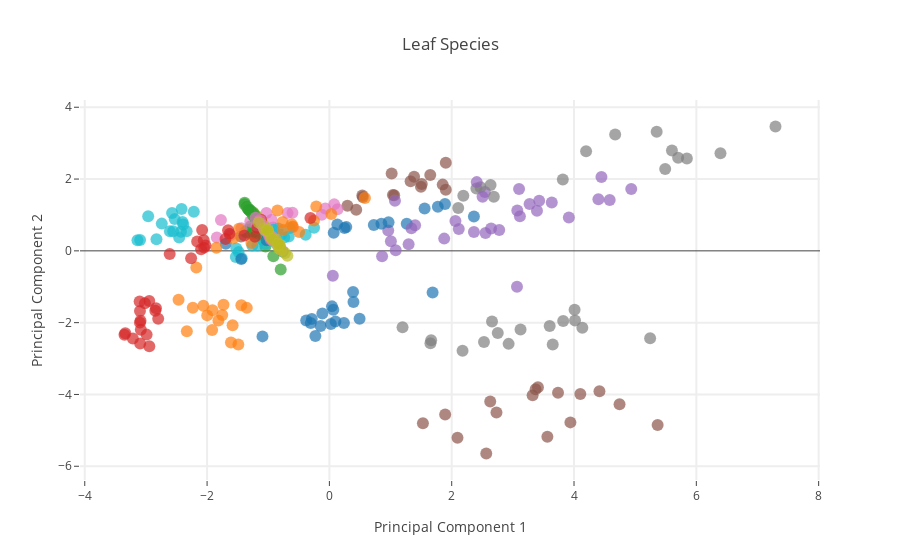

Write notebook code for a chart like this one.
### Markdown cell above
### 5.3 Scatter plot visualization (2 PCs)

### Code cell
traces = []

for name in numpy.unique(y):
    trace = go.Scatter(
        x=Y[y==name,0],
        y=Y[y==name,1],
        mode="markers",
        name=name,
        marker=go.Marker(
            size=12,
            line=go.Line(
                color="rgba(217, 217, 217, 0.14)",
                width=0.5),
            opacity=0.7))
    traces.append(trace)


data = go.Data(traces)

layout = go.Layout(
    title= "Leaf Species",
    hovermode= "closest",
    xaxis= dict(
        title= "Principal Component 1",
        ticklen= 5,
        zeroline= False,
        gridwidth= 2,
    ),
    yaxis=dict(
        title= "Principal Component 2",
        ticklen= 5,
        gridwidth= 2,
    ),
    showlegend= False
)

fig = go.Figure(data=data, layout=layout)
po.iplot(fig)

### Figure 1 — Plotly figure (JSON) as saved in the notebook; plotly's stock layout.template omitted (floating-point values rounded to 4 significant figures)
{"data": [{"marker": {"line": {"color": "rgba(217, 217, 217, 0.14)", "width": 0.5}, "opacity": 0.7, "size": 12}, "mode": "markers", "name": "acer_circinatum", "type": "scatter", "x": [0.3938, -1.094, -0.3794, 0.06411, 0.02468, 0.3874, -0.2295, -0.3052, 0.04232, -0.2876, 0.09841, -0.1437, 0.4937, -0.1148, 0.2378, 1.688], "y": [-1.427, -2.382, -1.942, -1.644, -2.037, -1.147, -2.373, -2.011, -1.546, -1.897, -1.97, -2.093, -1.889, -1.745, -2.007, -1.159]}, {"marker": {"line": {"color": "rgba(217, 217, 217, 0.14)", "width": 0.5}, "opacity": 0.7, "size": 12}, "mode": "markers", "name": "acer_mono", "type": "scatter", "x": [-1.731, -2.331, -2.176, -1.918, -1.911, -1.582, -1.35, -1.998, -1.752, -2.466, -2.061, -1.61, -1.489, -1.815, -2.233, -1.44], "y": [-1.502, -2.241, -0.4638, -2.205, -1.652, -2.071, -1.588, -1.797, -1.784, -1.361, -1.531, -2.551, -2.611, -1.939, -1.585, -1.513]}, {"marker": {"line": {"color": "rgba(217, 217, 217, 0.14)", "width": 0.5}, "opacity": 0.7, "size": 12}, "mode": "markers", "name": "arundinaria_simonii", "type": "scatter", "x": [-0.7958, -1.242, -1.348, -1.218, -1.218, -1.177, -1.045, -1.379, -1.343, -1.286, -1.273, -1.298, -1.235, -1.248, -0.9164, -1.083], "y": [-0.5167, 0.6336, 0.511, 0.5242, 0.4971, 0.4362, 0.1226, 0.5333, 0.5826, 0.6822, 0.4668, 0.5948, 0.5872, 0.5065, -0.1492, 0.2934]}, {"marker": {"line": {"color": "rgba(217, 217, 217, 0.14)", "width": 0.5}, "opacity": 0.7, "size": 12}, "mode": "markers", "name": "betula_pendula", "type": "scatter", "x": [-3.213, -3.097, -2.846, -3.083, -3.098, -2.989, -2.835, -3.336, -2.799, -3.103, -3.088, -3.35, -3.094, -3.017, -2.946, -2.944], "y": [-2.443, -1.674, -1.671, -2.198, -1.999, -2.333, -1.599, -2.296, -1.888, -1.414, -1.949, -2.334, -2.583, -1.459, -1.394, -2.658]}, {"marker": {"line": {"color": "rgba(217, 217, 217, 0.14)", "width": 0.5}, "opacity": 0.7, "size": 12}, "mode": "markers", "name": "castanea_sativa", "type": "scatter", "x": [2.061, 3.273, 4.448, 4.398, 3.073, 3.636, 2.543, 1.085, 3.115, 3.916, 1.402, 4.584, 0.9625, 4.936, 2.777, 2.645], "y": [0.8302, 1.302, 2.057, 1.435, 1.126, 1.35, 1.64, 0.01984, 0.9637, 0.9287, 0.7113, 1.415, 0.5646, 1.721, 0.5778, 0.6206]}, {"marker": {"line": {"color": "rgba(217, 217, 217, 0.14)", "width": 0.5}, "opacity": 0.7, "size": 12}, "mode": "markers", "name": "cornus_chinensis", "type": "scatter", "x": [1.385, 0.5387, 1.039, 1.51, 1.497, 1.649, 1.903, 0.5469, 1.903, 1.06, 1.018, 1.328, 0.4389, -1.446, 0.2952, 1.853], "y": [2.063, 1.544, 1.557, 1.865, 1.787, 2.111, 2.453, 1.503, 1.701, 1.546, 2.154, 1.939, 1.144, 0.4013, 1.254, 1.845]}, {"marker": {"line": {"color": "rgba(217, 217, 217, 0.14)", "width": 0.5}, "opacity": 0.7, "size": 12}, "mode": "markers", "name": "ilex_aquifolium", "type": "scatter", "x": [-1.84, -0.684, -1.773, -1.188, 0.07892, -0.06702, -1.623, -1.029, 0.1329, -0.9166, -1.294, -0.1236, -0.6042, -1.439, -0.5993, -0.9462], "y": [0.3703, 1.051, 0.8604, 0.7045, 1.295, 1.181, 0.433, 1.053, 1.161, 0.6512, 0.8208, 1.006, 1.06, 0.6312, 0.6613, 0.8691]}, {"marker": {"line": {"color": "rgba(217, 217, 217, 0.14)", "width": 0.5}, "opacity": 0.7, "size": 12}, "mode": "markers", "name": "liriodendron_tulipifera", "type": "scatter", "x": [6.394, 5.601, 2.19, 4.197, 2.636, 2.404, 5.491, 4.673, 5.702, 3.817, 7.294, 5.845, 5.351, 2.689, 2.107, 2.471], "y": [2.718, 2.795, 1.534, 2.776, 1.832, 1.734, 2.281, 3.238, 2.596, 1.986, 3.464, 2.573, 3.318, 1.509, 1.194, 1.775]}, {"marker": {"line": {"color": "rgba(217, 217, 217, 0.14)", "width": 0.5}, "opacity": 0.7, "size": 12}, "mode": "markers", "name": "lithocarpus_edulis", "type": "scatter", "x": [-1.247, -1.184, -1.061, -1.052, -1.165, -1.251, -1.033, -1.125, -1.107, -1.096, -1.211, -1.093, -1.092, -1.14, -1.216, -1.103], "y": [1.074, 0.9617, 0.6917, 0.6604, 0.8843, 1.043, 0.59, 0.8052, 0.7967, 0.767, 0.983, 0.7652, 0.7693, 0.8364, 1.001, 0.7479]}, {"marker": {"line": {"color": "rgba(217, 217, 217, 0.14)", "width": 0.5}, "opacity": 0.7, "size": 12}, "mode": "markers", "name": "populus_nigra", "type": "scatter", "x": [-1.433, -0.7872, -1.522, -0.7381, -0.9142, -0.3879, -0.6462, -0.837, -1.047, -0.8665, -1.26, -1.178, -0.6648, -1.484, -1.53, -0.2503], "y": [-0.2076, 0.4451, 0.06721, 0.3721, 0.5879, 0.4479, 0.6366, 0.6233, 0.1904, 0.1983, 0.1463, 0.1498, 0.4029, -0.03189, -0.1692, 0.6405]}, {"marker": {"line": {"color": "rgba(217, 217, 217, 0.14)", "width": 0.5}, "opacity": 0.7, "size": 12}, "mode": "markers", "name": "prunus_x_shmittii", "type": "scatter", "x": [2.363, 0.07075, -1.442, 1.891, -1.694, -1.027, -0.764, 1.265, 0.2756, 1.557, 0.2474, 1.774, 0.851, 0.1302, 0.7264, 0.9675], "y": [0.9598, 0.5046, -0.2279, 1.302, 0.2005, 0.2929, -0.01758, 0.7522, 0.6665, 1.18, 0.6345, 1.226, 0.7539, 0.7325, 0.7192, 0.7976]}, {"marker": {"line": {"color": "rgba(217, 217, 217, 0.14)", "width": 0.5}, "opacity": 0.7, "size": 12}, "mode": "markers", "name": "quercus_canariensis", "type": "scatter", "x": [0.03103, -0.8913, -0.7655, -1.274, -0.8485, -0.2143, -1.575, -0.9856, -1.479, -0.4939, -0.6172, -0.7568, -0.2521, 0.5811, -0.6001, -1.848], "y": [1.026, 0.3302, 0.8017, 0.2165, 1.127, 1.235, 0.3415, 0.4569, 0.6154, 0.5222, 0.7397, 0.5898, 0.842, 1.469, 0.6755, 0.08373]}, {"marker": {"line": {"color": "rgba(217, 217, 217, 0.14)", "width": 0.5}, "opacity": 0.7, "size": 12}, "mode": "markers", "name": "quercus_chrysolepis", "type": "scatter", "x": [-1.25, -1.285, -1.306, -1.386, -1.385, -1.282, -1.27, -1.16, -1.224, -1.24, -1.32, -1.209, -1.353, -1.334, -1.295, -1.32], "y": [0.9915, 1.089, 1.126, 1.3, 1.337, 1.089, 1.073, 0.8171, 0.9425, 1.045, 1.168, 0.9556, 1.234, 1.17, 1.128, 1.149]}, {"marker": {"line": {"color": "rgba(217, 217, 217, 0.14)", "width": 0.5}, "opacity": 0.7, "size": 12}, "mode": "markers", "name": "quercus_infectoria_sub", "type": "scatter", "x": [-2.261, -2.162, -2.098, -1.217, -2.611, -2.026, -2.081, -1.699, -1.39, -2.054, -1.18, -2.049, -1.657, -1.634, -1.117, -0.31], "y": [-0.2082, 0.2594, 0.04643, 0.3926, -0.08584, 0.1488, 0.5826, 0.333, 0.4301, 0.2978, 0.6336, 0.09394, 0.5765, 0.4783, 0.8681, 0.9164]}, {"marker": {"line": {"color": "rgba(217, 217, 217, 0.14)", "width": 0.5}, "opacity": 0.7, "size": 12}, "mode": "markers", "name": "quercus_nigra", "type": "scatter", "x": [2.552, 3.067, 1.006, 2.504, 3.43, 3.394, 1.295, 2.363, 0.05617, 0.8617, 1.877, 2.116, 1.072, 1.341, 3.101, 2.409], "y": [0.4984, -1.003, 0.2652, 1.508, 1.396, 1.118, 0.186, 0.5279, -0.6948, -0.1499, 0.3407, 0.608, 1.398, 0.6265, 1.721, 1.914]}, {"marker": {"line": {"color": "rgba(217, 217, 217, 0.14)", "width": 0.5}, "opacity": 0.7, "size": 12}, "mode": "markers", "name": "quercus_palustris", "type": "scatter", "x": [4.103, 2.732, 3.41, 4.745, 3.564, 5.367, 3.372, 3.323, 3.941, 2.565, 1.529, 4.416, 1.893, 2.63, 3.739, 2.095], "y": [-3.987, -4.502, -3.802, -4.273, -5.179, -4.854, -3.852, -4.021, -4.778, -5.645, -4.802, -3.913, -4.558, -4.196, -3.951, -5.206]}, {"marker": {"line": {"color": "rgba(217, 217, 217, 0.14)", "width": 0.5}, "opacity": 0.7, "size": 12}, "mode": "markers", "name": "quercus_pontica", "type": "scatter", "x": [-0.9403, -1.048, -0.8136, -1.113, -0.8132, -0.9401, -0.7796, -1.205, -1.138, -0.9219, -1.079, -0.9589, -1.066, -0.9823, -0.8861, -1.034], "y": [0.3829, 0.5672, 0.1203, 0.7451, 0.1134, 0.3937, 0.01478, 0.9203, 0.845, 0.2822, 0.684, 0.3215, 0.613, 0.4104, 0.265, 0.5606]}, {"marker": {"line": {"color": "rgba(217, 217, 217, 0.14)", "width": 0.5}, "opacity": 0.7, "size": 12}, "mode": "markers", "name": "quercus_texana", "type": "scatter", "x": [2.931, 4.136, 2.177, 1.664, 1.196, 3.823, 3.126, 3.602, 5.244, 4.009, 2.528, 2.753, 2.659, 1.652, 3.652, 4.016], "y": [-2.591, -2.14, -2.783, -2.492, -2.131, -1.954, -2.191, -2.093, -2.437, -1.64, -2.537, -2.291, -1.967, -2.571, -2.612, -1.939]}, {"marker": {"line": {"color": "rgba(217, 217, 217, 0.14)", "width": 0.5}, "opacity": 0.7, "size": 12}, "mode": "markers", "name": "quercus_x_turneri", "type": "scatter", "x": [-0.7254, -0.8331, -0.8264, -0.6866, -1.005, -1.012, -0.8767, -0.8156, -1.063, -0.9567, -1.014, -0.8164, -1.155, -0.9316, -0.798, -0.8359], "y": [-0.05958, 0.128, 0.07343, -0.1383, 0.5693, 0.5521, 0.3025, 0.1667, 0.6156, 0.3824, 0.5706, 0.1548, 0.79, 0.3195, 0.03706, 0.189]}, {"marker": {"line": {"color": "rgba(217, 217, 217, 0.14)", "width": 0.5}, "opacity": 0.7, "size": 12}, "mode": "markers", "name": "salix_intergra", "type": "scatter", "x": [-2.573, -2.39, -3.138, -2.554, -3.096, -2.827, -2.217, -2.963, -2.426, -2.334, -2.529, -2.402, -2.608, -2.456, -2.417, -2.741], "y": [1.056, 0.7356, 0.2979, 0.5429, 0.3003, 0.3258, 1.088, 0.9643, 0.5347, 0.5438, 0.8893, 0.8038, 0.5459, 0.3686, 1.167, 0.7584]}], "layout": {"hovermode": "closest", "showlegend": false, "title": "Leaf Species", "xaxis": {"gridwidth": 2, "ticklen": 5, "title": "Principal Component 1", "zeroline": false}, "yaxis": {"gridwidth": 2, "ticklen": 5, "title": "Principal Component 2"}}}
